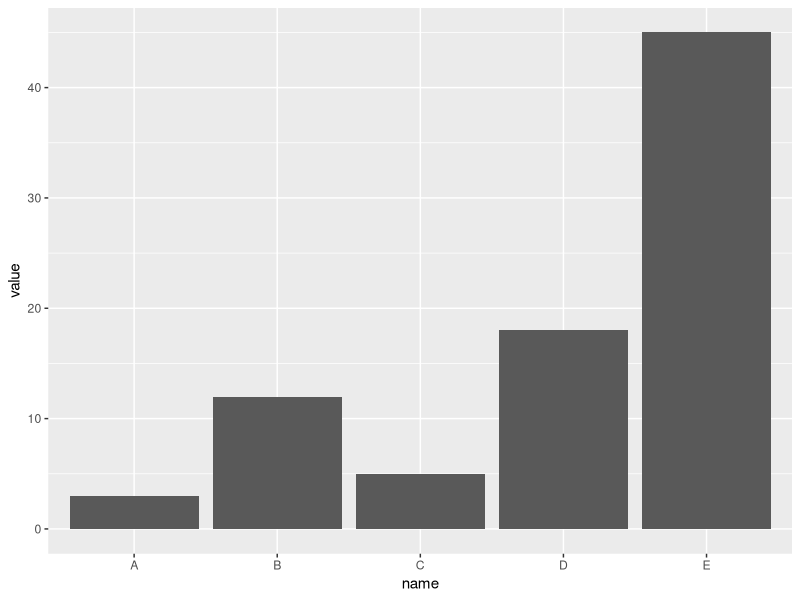
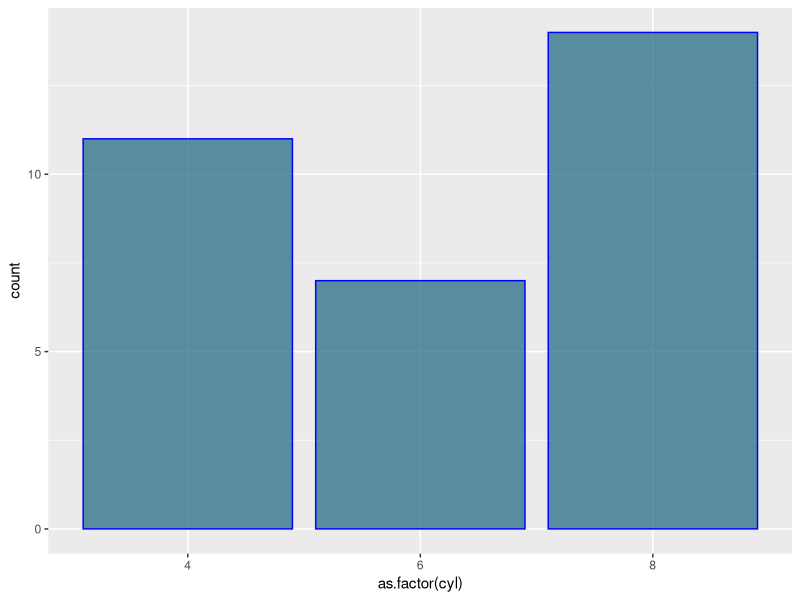
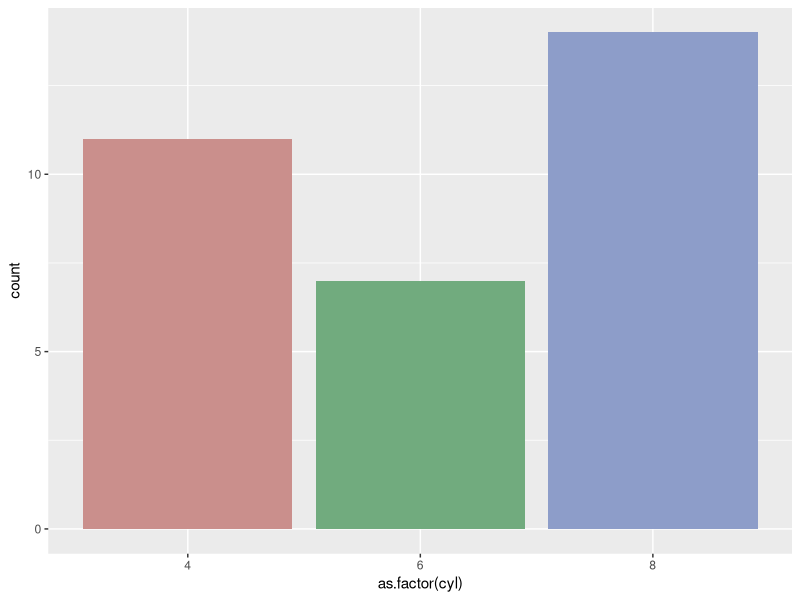
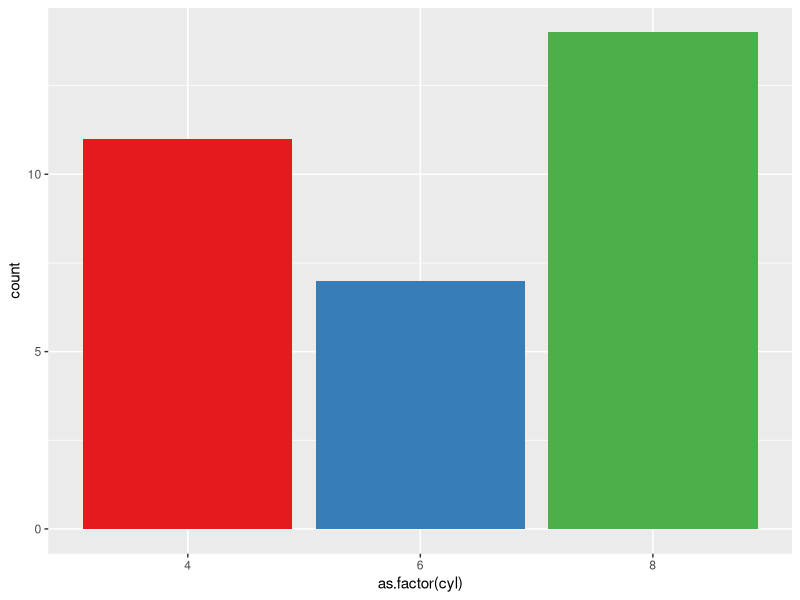
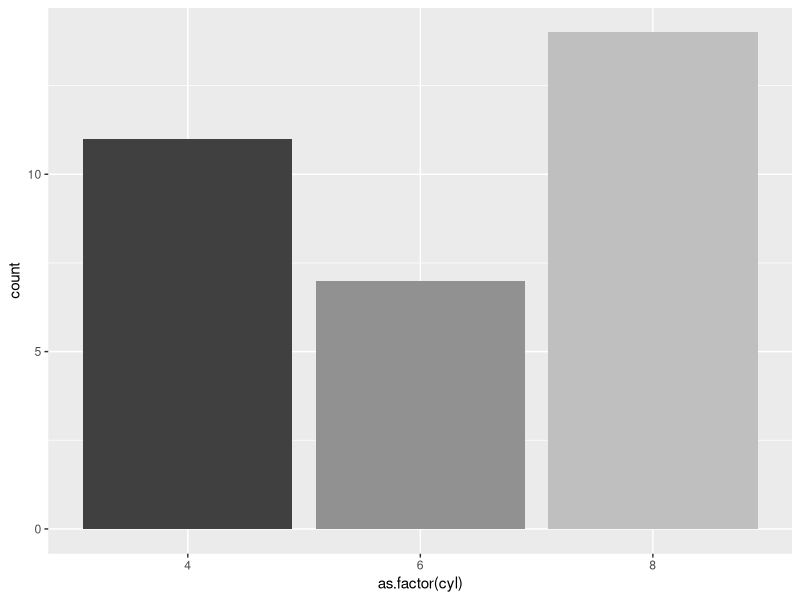
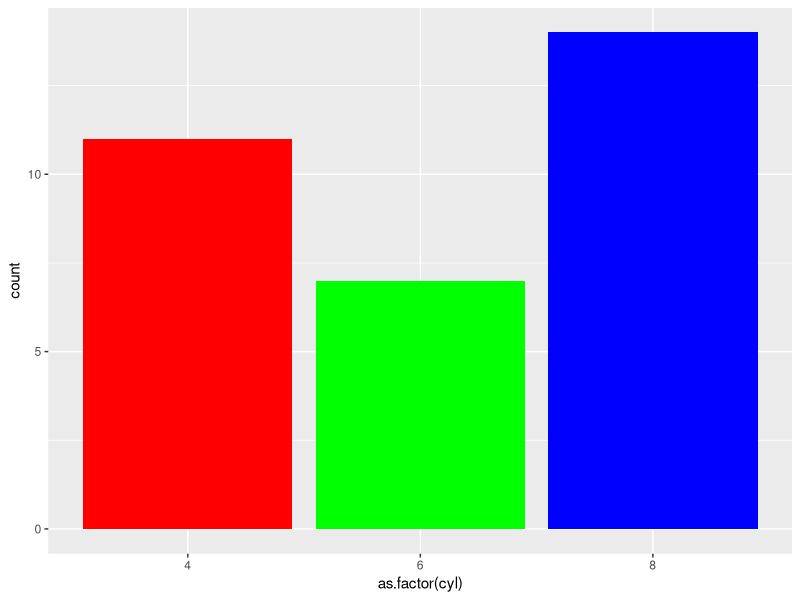
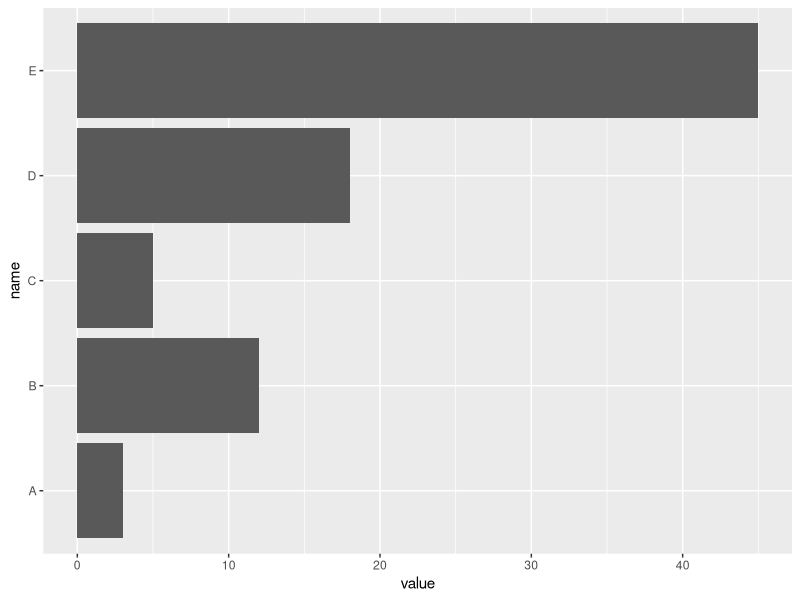
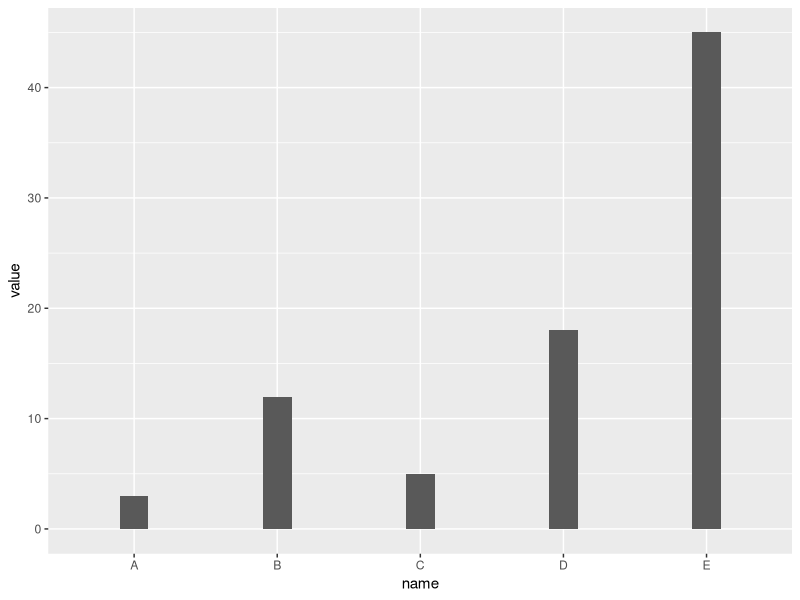

The R source for these figures, in order: (Note: this script raises an error after producing the figures.)
## ---- chunk 1
knitr::opts_chunk$set( warning=FALSE, message=FALSE)
## ---- chunk 2
# Load ggplot2
library(ggplot2)

# Create data
data <- data.frame(
  name=c("A","B","C","D","E") ,  
  value=c(3,12,5,18,45)
  )

# Barplot
ggplot(data, aes(x=name, y=value)) + 
  geom_bar(stat = "identity")
## ---- chunk 3
# Libraries
library(ggplot2)

# 1: uniform color. Color is for the border, fill is for the inside
ggplot(mtcars, aes(x=as.factor(cyl) )) +
  geom_bar(color="blue", fill=rgb(0.1,0.4,0.5,0.7) )
 
# 2: Using Hue
ggplot(mtcars, aes(x=as.factor(cyl), fill=as.factor(cyl) )) + 
  geom_bar( ) +
  scale_fill_hue(c = 40) +
  theme(legend.position="none")
 
# 3: Using RColorBrewer
ggplot(mtcars, aes(x=as.factor(cyl), fill=as.factor(cyl) )) + 
  geom_bar( ) +
  scale_fill_brewer(palette = "Set1") +
  theme(legend.position="none")

 
# 4: Using greyscale:
ggplot(mtcars, aes(x=as.factor(cyl), fill=as.factor(cyl) )) + 
  geom_bar( ) +
  scale_fill_grey(start = 0.25, end = 0.75) +
  theme(legend.position="none")

 
# 5: Set manualy
ggplot(mtcars, aes(x=as.factor(cyl), fill=as.factor(cyl) )) +  
  geom_bar( ) +
  scale_fill_manual(values = c("red", "green", "blue") ) +
  theme(legend.position="none")
## ---- chunk 4
# Load ggplot2
library(ggplot2)

# Create data
data <- data.frame(
  name=c("A","B","C","D","E") ,  
  value=c(3,12,5,18,45)
  )

# Barplot
ggplot(data, aes(x=name, y=value)) + 
  geom_bar(stat = "identity") +
  coord_flip()
## ---- chunk 5
# Load ggplot2
library(ggplot2)

# Create data
data <- data.frame(
  name=c("A","B","C","D","E") ,  
  value=c(3,12,5,18,45)
  )

# Barplot
ggplot(data, aes(x=name, y=value)) + 
  geom_bar(stat = "identity", width=0.2) 
## ---- chunk 6
htmltools::includeHTML("htmlChunkRelatedRanking.html")
